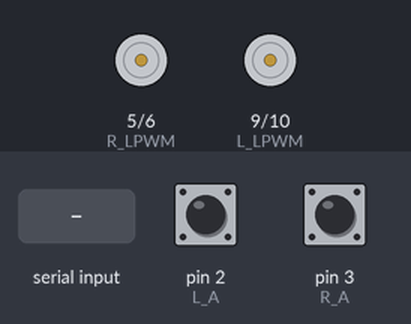
Bench run of a sketch on a simulated Arduino Nano, built with avr-gcc and run on an emulated ATmega328P. On the bench: motor-driver pin pairs drawn as motors (green arrow = first pin HIGH = forward, orange = second pin HIGH = backward, longer = more drive). Inputs (shaded band) come from the test bench; at power-on: pin 2 (L_A) HIGH, pin 3 (R_A) HIGH. What the sketch prints to the serial monitor is not drawn.

Above: at 1.2 s.
1.3 s: "L90\n" received over Serial
4.3 s: "R90\n" received over Serial
Timing chart, 0 to 8.4 s (numbered marks = the images above; inputs shaded):
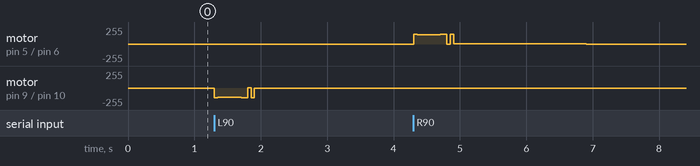

The sketch:

Arduino_code.ino
```cpp
// =====================================================
// FAHIM robot — Arduino Nano low-level motor controller
// =====================================================
// Hardware:
//   - 2x JGB37-520 gearmotors, 12V, 333 RPM, 30:1, 11 PPR hall encoder
//     x2 quadrature decoding -> CPR = 11 * 30 * 2 = 660 per wheel rev
//   - 2x BTS7960 H-bridge drivers (RPWM + LPWM inputs)
//
// Protocol (Jetson --> Arduino, line-based, 115200 8N1):
//   L<rpm>\n    set left  wheel target RPM (signed float, e.g.  L150\n  L-80\n)
//   R<rpm>\n    set right wheel target RPM (signed float)
//   S\n         emergency stop (both setpoints -> 0)
//
// Telemetry (Arduino --> Jetson):
//   ENC,<leftTicks>,<rightTicks>,<leftRPM>,<rightRPM>\n     @ 50 Hz  (odometry)
//   DBG,<human-readable status>                             @ 2  Hz  (debug)
//
// Safety:
//   If no L/R/S received for 500 ms, setpoints are forced to 0 (watchdog).
// =====================================================

// ---- BTS7960 pin map ----
const int L_RPWM = 10;
const int L_LPWM = 9;
const int R_RPWM = 6;
const int R_LPWM = 5;

// ---- Encoder pin map ----
const int L_A = 2;   // must be interrupt-capable on Nano
const int L_B = 4;
const int R_A = 3;   // must be interrupt-capable on Nano
const int R_B = 7;

// ---- Motor / encoder constants ----
const long  ENCODER_CPR = 660;
const float MAX_RPM     = 333.0;

// ---- Loop timing (ms) ----
const unsigned long PID_INTERVAL_MS  = 50;   // was 100 — faster feedback halves windup per cycle
const unsigned long ODOM_INTERVAL_MS = 20;
const unsigned long DBG_INTERVAL_MS  = 500;
const unsigned long WATCHDOG_MS      = 500;

// ---- Stale-pulse timeout (us). If no pulse in this window, RPM = 0. ----
const unsigned long STALE_TIMEOUT_US = 200000;   // 200 ms

// ---- ISR-owned state ----
volatile unsigned long lastPulseTimeL = 0;
volatile unsigned long lastPulseTimeR = 0;
volatile unsigned long pulsePeriodL   = 0;
volatile unsigned long pulsePeriodR   = 0;
volatile long leftCount  = 0;
volatile long rightCount = 0;
volatile int8_t dirL = 0;   // +1 = forward,  -1 = backward (updated in ISR)
volatile int8_t dirR = 0;

// ---- PID state ----
struct PIDState {
  float setpoint  = 0;
  float integral  = 0;
  float prevError = 0;
  float actualRPM = 0;

  // Kp raised: 0.8*56=45 PWM was at motor deadband → stall → windup lurch.
  // 1.5*56=84 PWM starts the motor immediately on the first PID cycle.
  // Ki lowered: 0.2 accumulates 4× slower, preventing overshoot after stall.
  // Kd lowered: less noise amplification at the faster 50 ms interval.
  float Kp = 1.5;
  float Ki = 0.2;
  float Kd = 0.02;

  float buf[8] = {0,0,0,0,0,0,0,0};
  int   bufIdx = 0;

  void pushRPM(float r) {
    buf[bufIdx] = r;
    bufIdx = (bufIdx + 1) % 8;
    float s = 0;
    for (int i = 0; i < 8; i++) s += buf[i];
    actualRPM = s / 8.0;
  }

  void reset() {
    for (int i = 0; i < 8; i++) buf[i] = 0;
    bufIdx = 0;
    integral = 0;
    prevError = 0;
    actualRPM = 0;
  }
};

PIDState pidL;
PIDState pidR;

// ---- Scheduler timestamps ----
unsigned long lastPidTime  = 0;
unsigned long lastOdomTime = 0;
unsigned long lastDbgTime  = 0;
unsigned long lastCmdTime  = 0;

// ---- Serial RX line buffer ----
char rxBuf[32];
uint8_t rxLen = 0;

// ---- Forward declarations ----
float getRPM(bool isLeft);
int   computePID(PIDState &pid);
void  setMotor(int rpwmPin, int lpwmPin, int pwm);
void  ISR_Left();
void  ISR_Right();
void  readSerial();
void  processCmd(const char *line);

// =========================================
// SETUP
// =========================================
void setup() {
  Serial.begin(115200);

  pinMode(L_RPWM, OUTPUT); pinMode(L_LPWM, OUTPUT);
  pinMode(R_RPWM, OUTPUT); pinMode(R_LPWM, OUTPUT);
  setMotor(L_RPWM, L_LPWM, 0);
  setMotor(R_RPWM, R_LPWM, 0);

  pinMode(L_A, INPUT_PULLUP); pinMode(L_B, INPUT_PULLUP);
  pinMode(R_A, INPUT_PULLUP); pinMode(R_B, INPUT_PULLUP);

  // x2 quadrature: CHANGE on channel A only, read B for direction
  attachInterrupt(digitalPinToInterrupt(L_A), ISR_Left,  CHANGE);
  attachInterrupt(digitalPinToInterrupt(R_A), ISR_Right, CHANGE);

  lastCmdTime = millis();
  Serial.println("DBG,FAHIM motor controller ready. Protocol: L<rpm>\\n R<rpm>\\n S\\n");
}

// =========================================
// MAIN LOOP
// =========================================
void loop() {
  readSerial();

  unsigned long now = millis();

  // ---- Watchdog: zero setpoints if Jetson is silent ----
  if (now - lastCmdTime > WATCHDOG_MS) {
    pidL.setpoint = 0;
    pidR.setpoint = 0;
  }

  // ---- PID update ----
  if (now - lastPidTime >= PID_INTERVAL_MS) {
    lastPidTime = now;

    float rpmL = getRPM(true);
    float rpmR = getRPM(false);
    pidL.pushRPM(rpmL);
    pidR.pushRPM(rpmR);

    int pwmL =  computePID(pidL);
    int pwmR = -computePID(pidR);  // right motor mounted mirrored -> negate

    setMotor(L_RPWM, L_LPWM, pwmL);
    setMotor(R_RPWM, R_LPWM, pwmR);
  }

  // ---- Odometry telemetry @ 50 Hz ----
  if (now - lastOdomTime >= ODOM_INTERVAL_MS) {
    lastOdomTime = now;

    long lc, rc;
    noInterrupts();
    lc = leftCount;
    rc = rightCount;
    interrupts();

    Serial.print("ENC,");
    Serial.print(lc);
    Serial.print(",");
    Serial.print(rc);
    Serial.print(",");
    Serial.print(pidL.actualRPM, 1);
    Serial.print(",");
    Serial.println(pidR.actualRPM, 1);
  }

  // ---- Debug telemetry @ 2 Hz ----
  if (now - lastDbgTime >= DBG_INTERVAL_MS) {
    lastDbgTime = now;
    Serial.print("DBG,L_sp=");  Serial.print(pidL.setpoint, 1);
    Serial.print(",L_rpm=");    Serial.print(pidL.actualRPM, 1);
    Serial.print(",R_sp=");     Serial.print(pidR.setpoint, 1);
    Serial.print(",R_rpm=");    Serial.println(pidR.actualRPM, 1);
  }
}

// =========================================
// SERIAL RX — line-buffered, non-blocking
// =========================================
void readSerial() {
  while (Serial.available()) {
    char c = Serial.read();
    if (c == '\n') {
      rxBuf[rxLen] = '\0';
      processCmd(rxBuf);
      rxLen = 0;
    } else if (c != '\r') {
      if (rxLen < sizeof(rxBuf) - 1) {
        rxBuf[rxLen++] = c;
      } else {
        rxLen = 0;   // overflow -> drop line
      }
    }
  }
}

void processCmd(const char *line) {
  if (line[0] == '\0') return;
  char c = line[0];

  if (c == 'L' || c == 'R') {
    float val = atof(line + 1);
    val = constrain(val, -MAX_RPM, MAX_RPM);
    // Only update the setpoint — do NOT touch integral or prevError.
    //
    // cmd_vel arrives at 20 Hz; the PID runs at 10 Hz.  If we zero
    // integral on each incoming command it is wiped twice per PID cycle,
    // before the integrator can accumulate any drive.  The controller is
    // then stuck in proportional-only mode:
    //
    //   PWM = Kp * error = 0.8 * (56 - 27) ≈ 23   →  ~50% under-speed
    //
    // Letting the integral carry over allows it to build up over several
    // PID cycles until the wheel reaches the setpoint.  The ±200 clamp in
    // computePID() prevents windup.  The deadband block (|error| < 2 RPM)
    // slowly drains the integral once the wheel is on-target.
    if (c == 'L') pidL.setpoint = val;
    else          pidR.setpoint = val;
    lastCmdTime = millis();
  }
  else if (c == 'S') {
    pidL.setpoint = 0;
    pidR.setpoint = 0;
    lastCmdTime = millis();
  }
  // any other first char: silently ignore
}

// =========================================
// GET RPM — period-based, signed
// =========================================
float getRPM(bool isLeft) {
  unsigned long period, lastPulse;
  int8_t direction;

  noInterrupts();
  if (isLeft) {
    period    = pulsePeriodL;
    lastPulse = lastPulseTimeL;
    direction = dirL;
  } else {
    period    = pulsePeriodR;
    lastPulse = lastPulseTimeR;
    direction = dirR;
  }
  interrupts();

  if (period == 0 || (micros() - lastPulse) > STALE_TIMEOUT_US) {
    return 0.0;
  }
  float rpm = 60000000.0 / ((float)period * (float)ENCODER_CPR);
  return (direction >= 0) ? rpm : -rpm;
}

// =========================================
// PID — returns PWM in [-255, +255]
// =========================================
int computePID(PIDState &pid) {
  float error = pid.setpoint - pid.actualRPM;

  // Deadband: ignore tiny errors, slowly drain integral
  if (fabs(error) < 2.0) {
    error = 0;
    pid.integral *= 0.95;
  }

  pid.integral += error * (PID_INTERVAL_MS / 1000.0);
  pid.integral  = constrain(pid.integral, -100.0, 100.0);  // tighter: Ki*100=20 PWM max integral contribution

  float deriv = (error - pid.prevError) / (PID_INTERVAL_MS / 1000.0);
  deriv = constrain(deriv, -500.0, 500.0);

  float out = (pid.Kp * error)
            + (pid.Ki * pid.integral)
            + (pid.Kd * deriv);

  pid.prevError = error;
  return constrain((int)out, -255, 255);
}

// =========================================
// DRIVE MOTOR — pwm in [-255, +255]
// =========================================
void setMotor(int rpwmPin, int lpwmPin, int pwm) {
  pwm = constrain(pwm, -255, 255);
  if (pwm > 0) {
    analogWrite(rpwmPin, pwm);
    analogWrite(lpwmPin, 0);
  } else if (pwm < 0) {
    analogWrite(rpwmPin, 0);
    analogWrite(lpwmPin, -pwm);
  } else {
    analogWrite(rpwmPin, 0);
    analogWrite(lpwmPin, 0);
  }
}

// =========================================
// ENCODER ISRs
// Direction is captured inside the ISR (no static-history hack).
// If your motor runs backward when commanded forward, swap A/B pins
// OR flip the sign here — do NOT compensate in the main loop.
// =========================================
void ISR_Left() {
  unsigned long now = micros();
  bool a = digitalRead(L_A);
  bool b = digitalRead(L_B);
  if (a == b) { leftCount++;  dirL = +1; }
  else        { leftCount--;  dirL = -1; }
  pulsePeriodL   = now - lastPulseTimeL;
  lastPulseTimeL = now;
}

void ISR_Right() {
  unsigned long now = micros();
  bool a = digitalRead(R_A);
  bool b = digitalRead(R_B);
  // Right motor encoder wired mirrored vs. left -> inverted truth table
  if (a == b) { rightCount--; dirR = -1; }
  else        { rightCount++; dirR = +1; }
  pulsePeriodR   = now - lastPulseTimeR;
  lastPulseTimeR = now;
}
```
